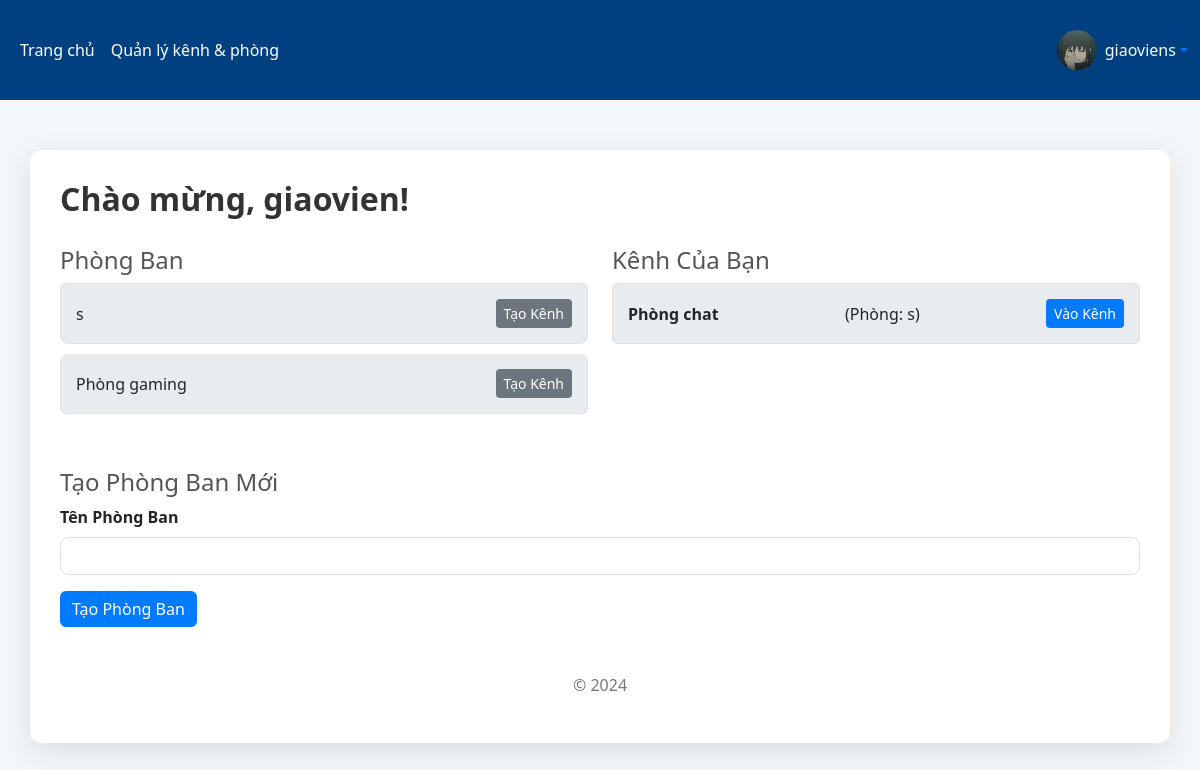
Page /index.php (signed in) on the earlier database version.
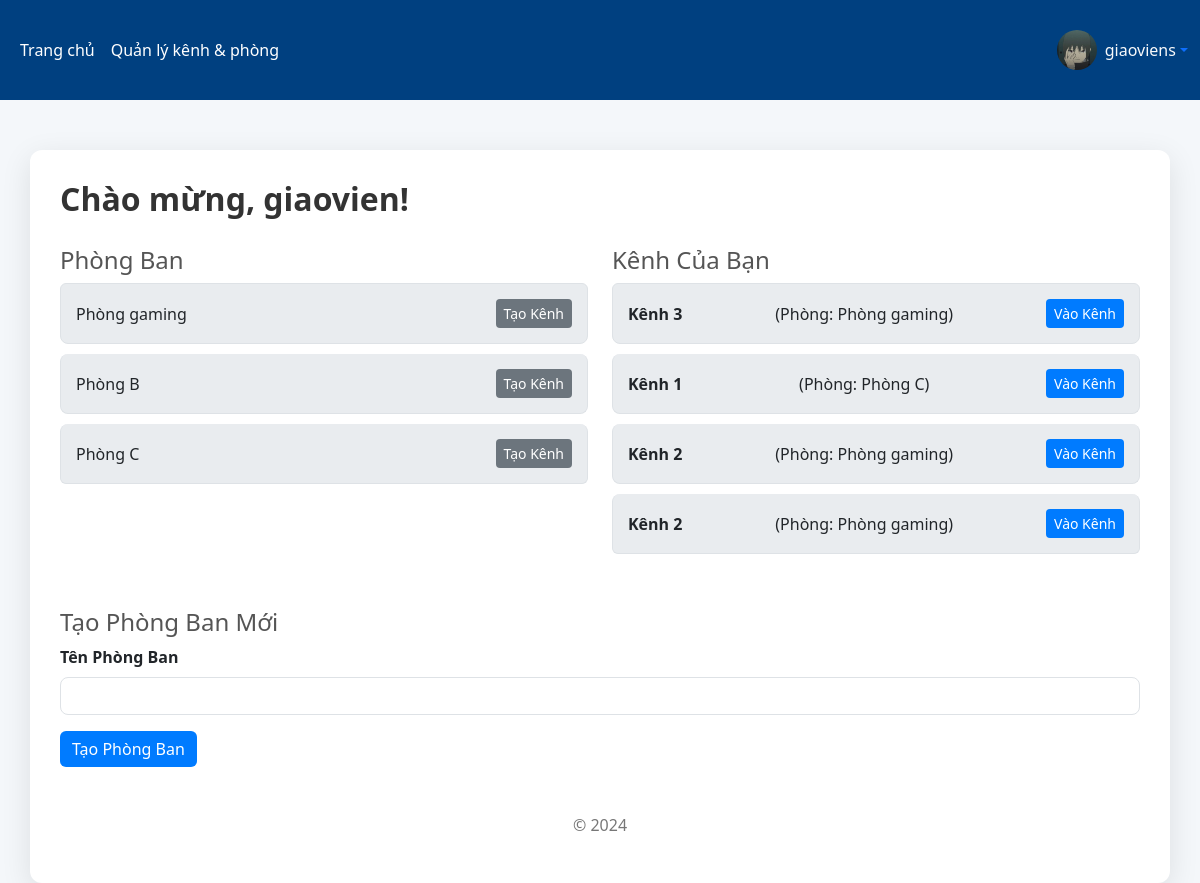
Same page on the later database version.
### tables this page shows
CREATE TABLE `rooms` (
  `id` int(11) NOT NULL,
  `room_name` varchar(100) NOT NULL,
  `created_by` int(11) NOT NULL,
  `created_at` timestamp NOT NULL DEFAULT current_timestamp()
);

CREATE TABLE `channels` (
  `id` int(11) NOT NULL,
  `channel_name` varchar(100) NOT NULL,
  `room_id` int(11) NOT NULL,
  `created_by` int(11) NOT NULL,
  `created_at` timestamp NOT NULL DEFAULT current_timestamp()
);

### index.php (the view, shortened to what this page needs)
<?php
require_once(realpath($_SERVER["DOCUMENT_ROOT"]) . '/header.php');
$user_id = $_SESSION['user_id'];
$role = $_SESSION['role'];
$rooms = $conn->query("SELECT * FROM rooms WHERE created_by = $user_id");
$channels = $conn->query("SELECT c.*, r.room_name
                          FROM channels c
                          JOIN rooms r ON c.room_id = r.id
                          WHERE r.created_by = $user_id");
$user_info = $conn->query("SELECT * FROM users WHERE id = $user_id")->fetch_assoc();
?>
<!DOCTYPE html>
<html lang="vi">
<head>
    <link rel="stylesheet" href="https://cdn.jsdelivr.net/npm/bootstrap@5.3.0/dist/css/bootstrap.min.css">
</head>
<body>
    <div class="container">
        <h2>Chào mừng, <?= htmlspecialchars($user_info['username']) ?>!</h2>
        <div class="row">
            <div class="col-md-6">
                <h4>Phòng Ban</h4>
                <ul class="list-group">
                    <?php if ($rooms->num_rows > 0): ?>
                        <?php while ($room = $rooms->fetch_assoc()): ?>
                            <li class="list-group-item">
                                <?= htmlspecialchars($room['room_name']) ?>
                                <?php if ($role == 'teacher'): ?>
                                    <a href="create_channel.php?room_id=<?= $room['id'] ?>" class="btn btn-sm btn-secondary">Tạo
                                        Kênh</a>
                                <?php endif; ?>
                            </li>
                        <?php endwhile; ?>
                    <?php else: ?>
                        <li class="list-group-item">Bạn chưa tạo phòng nào.</li>
                    <?php endif; ?>
                </ul>
            </div>
            <div class="col-md-6">
                <h4>Kênh Của Bạn</h4>
                <ul class="list-group">
                    <?php if ($channels->num_rows > 0): ?>
                        <?php while ($channel = $channels->fetch_assoc()): ?>
                            <li class="list-group-item">
                                <strong><?= htmlspecialchars($channel['channel_name']) ?></strong> (Phòng:
                                <?= htmlspecialchars($channel['room_name']) ?>)
                                <a href="room.php?room_id=<?= $channel['room_id'] ?>&channel_id=<?= $channel['id'] ?>"
                                    class="btn btn-sm btn-primary">Vào Kênh</a>
                            </li>
                        <?php endwhile; ?>
                    <?php else: ?>
                        <li class="list-group-item">Bạn chưa tạo kênh nào.</li>
                    <?php endif; ?>
                </ul>
            </div>
        </div>
        <?php if ($role == 'teacher'): ?>
            <div class="row mt-4">
                <div class="col-md-12">
                    <h4>Tạo Phòng Ban Mới</h4>
                    <form method="POST" action="create_room.php">
                        <div class="mb-3">
                            <label for="room_name" class="form-label">Tên Phòng Ban</label>
                            <input type="text" name="room_name" id="room_name" class="form-control" required>
                        </div>
                        <button type="submit" class="btn btn-primary">Tạo Phòng Ban</button>
                    </form>
                </div>
            </div>
        <?php endif; ?>
        <div class="footer">
            <p>&copy; 2024</p>
        </div>
    </div>
</body>
</html>

Differences in the rows shown:
removed rooms: room_name "s"
no longer on this page (row unchanged): channels: channel_name "Phòng chat", room.room_name "s"
added rooms: room_name "Phòng B"
added rooms: room_name "Phòng C"
added channels: channel_name "Kênh 3", room.room_name "Phòng gaming"
added channels: channel_name "Kênh 1", room.room_name "Phòng C"
added channels: channel_name "Kênh 2", room.room_name "Phòng gaming"
added channels: channel_name "Kênh 2", room.room_name "Phòng gaming"
